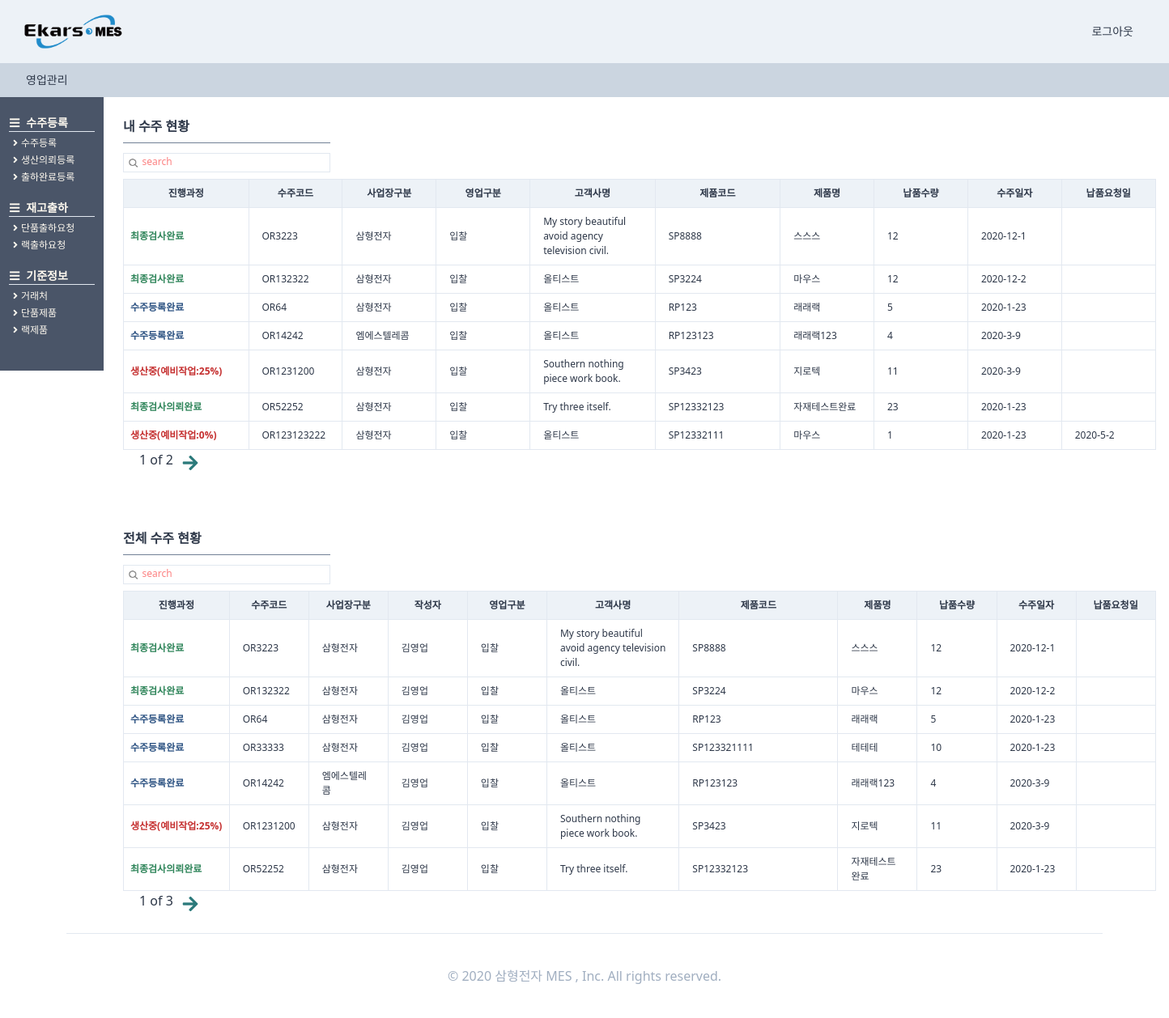
Before: /orders/ordershome/ (signed in) with the older database file.
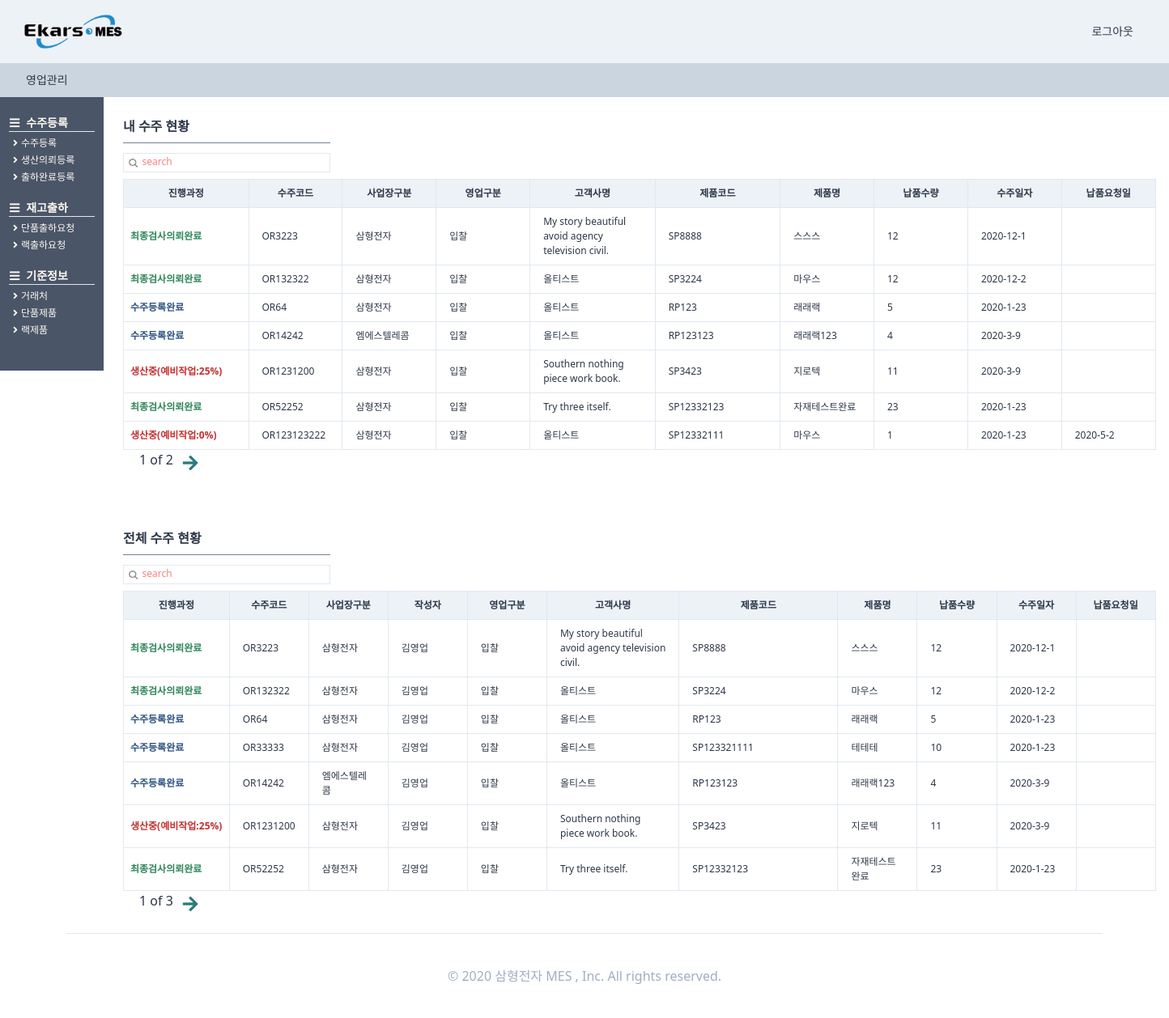
After: the same page with the newer database file.
### orders/models.py (models this page shows, shortened)
class OrderRegister(TimeStampedModel):
    입찰 = "입찰"
    대리점 = "대리점"
    AS = "A/S"
    내부계획 = "내부계획"
    영업구분_CHOICES = ((입찰, "입찰"), (대리점, "대리점"), (AS, "A/S"), (내부계획, "내부계획"))
    삼형전자 = "삼형전자"
    엠에스텔레콤 = "엠에스텔레콤"
    사업장구분_CHOICES = (
        (삼형전자, "삼형전자"),
        (엠에스텔레콤, "엠에스텔레콤"),
    )
    출하완료 = "출하완료"
    출하미완료 = "출하미완료"
    출하구분_CHOICES = (
        (출하완료, "출하완료"),
        (출하미완료, "출하미완료"),
    )
    단품 = "단품"
    랙 = "랙"
    제품구분_CHOICES = (
        (단품, "단품"),
        (랙, "랙"),
    )
    작성자 = models.ForeignKey(
        users_models.User,
        related_name="수주등록",
        on_delete=models.SET_NULL,
        null=True,
        blank=True,
    )
    수주코드 = models.CharField(max_length=50)
    영업구분 = models.CharField(choices=영업구분_CHOICES, max_length=10, blank=True, default=입찰)
    제품구분 = models.CharField(choices=제품구분_CHOICES, max_length=10, blank=True, default=단품)
    사업장구분 = models.CharField(
        choices=사업장구분_CHOICES, max_length=10, blank=True, default=삼형전자
    )
    수주일자 = models.DateField(auto_now=False, auto_now_add=False)
    고객사명 = models.ForeignKey(
        SI_models.CustomerPartner,
        related_name="수주등록",
        on_delete=models.SET_NULL,
        null=True,
        blank=True,
    )
    현장명 = models.CharField(max_length=50)
    납품요청일 = models.DateField(auto_now=False, auto_now_add=False, blank=True, null=True)
    납품수량 = models.IntegerField()
    특이사항 = models.TextField(blank=True)
    단품모델 = models.ForeignKey(
        SI_models.SingleProduct,
        related_name="수주등록",
        on_delete=models.SET_NULL,
        null=True,
        blank=True,
    )
    랙모델 = models.ForeignKey(
        SI_models.RackProduct,
        related_name="수주등록",
        on_delete=models.SET_NULL,
        null=True,
        blank=True,
    )
    출하구분 = models.CharField(
        choices=출하구분_CHOICES, max_length=10, blank=True, default=출하미완료
    )
    class Meta:
        verbose_name = "수주등록"
        verbose_name_plural = "수주등록"
    def process(self):
        try:
            pro = self.생산요청
            try:
                cess = self.생산요청.생산계획.현재공정
                pro = self.생산요청.생산계획.현재공정달성율
                try:
                    pro = self.생산요청.생산계획.작업지시서.작업지시서등록.최종검사
                    try:
                        pro = self.생산요청.생산계획.작업지시서.작업지시서등록.최종검사.최종검사등록
                        return "최종검사완료"
                    except:
                        return "최종검사의뢰완료"
                except:
                    return f"생산중({cess}:{pro})"
            except:
                return "생산의뢰완료"
        except:
            return "수주등록완료"

### producemanages/models.py (models this page shows, shortened)
class ProduceRegister(TimeStampedModel):
    예비작업 = "예비작업"
    조립 = "조립"
    검사 = "검사"
    현재공정_CHOICES = (
        (예비작업, "예비작업"),
        (조립, "조립"),
        (검사, "검사"),
    )
    사영 = "0%"
    사일 = "25%"
    사이 = "50%"
    사삼 = "75%"
    사사 = "100%"
    현재공정달성율_CHOICES = (
        (사영, "0%"),
        (사일, "25%"),
        (사이, "50%"),
        (사삼, "75%"),
        (사사, "100%"),
    )
    작성자 = models.ForeignKey(
        users_models.User,
        related_name="생산계획등록",
        on_delete=models.SET_NULL,
        null=True,
        blank=True,
    )
    생산계획등록코드 = models.CharField(max_length=50)
    생산의뢰 = models.OneToOneField(
        orders_models.OrderProduce,
        related_name="생산계획",
        on_delete=models.SET_NULL,
        null=True,
    )
    현재공정 = models.CharField(
        choices=현재공정_CHOICES, max_length=10, null=True, default=예비작업
    )
    현재공정달성율 = models.CharField(
        choices=현재공정달성율_CHOICES, max_length=10, null=True, default=사영
    )
    계획생산량 = models.IntegerField(null=True)
    일일생산량 = models.IntegerField(null=True)
    누적생산량 = models.IntegerField(null=True, blank=True)
    특이사항 = models.CharField(max_length=100, null=True, blank=True)
    class Meta:
        verbose_name = "생산계획등록"
        verbose_name_plural = "생산계획등록"
    def successrate(self):
        if self.누적생산량 is None:
            return f"0%"
        else:
            rate = (self.누적생산량 / self.계획생산량) * 100
            rate = round(rate, 2)
            return f"{rate}%"
    successrate.short_description = "계획 생산량 달성율"

### StandardInformation/models.py (models this page shows, shortened)
class CustomerPartner(TimeStampedModel):
    고객 = "고객"
    대리점 = "대리점"
    공급처 = "공급처"
    거래처_CHOICES = (
        (고객, "고객"),
        (대리점, "대리점"),
        (공급처, "공급처"),
    )
    고객작성자 = models.ForeignKey(
        "users.User", related_name="고객거래처작성자", on_delete=models.SET_NULL, null=True
    )
    작성일 = models.DateField(auto_now=True, auto_now_add=False)
    거래처구분 = models.CharField(choices=거래처_CHOICES, max_length=4, default=공급처)
    거래처코드 = models.CharField(max_length=50, null=True)
    거래처명 = models.CharField(max_length=70, null=True)
    사업자등록번호 = models.CharField(max_length=50, null=True)
    고객담당자 = models.ForeignKey(
        "users.User", related_name="고객거래처담당자", on_delete=models.SET_NULL, null=True
    )
    연락처 = models.CharField(max_length=50, blank=True)
    이메일 = models.EmailField(max_length=254)
    사업장주소 = models.CharField(max_length=70, blank=True, null=True)
    사업자등록증첨부 = models.FileField(blank=True, null=True)
    특이사항 = models.TextField(blank=True, null=True)
    사용여부 = models.BooleanField(default=False)
    class Meta:
        verbose_name = "고객"
        verbose_name_plural = "고객"
    def __str__(self):
        return self.거래처명

class SingleProduct(TimeStampedModel):
    작성자 = models.ForeignKey(
        "users.User", related_name="단품제품작성자", on_delete=models.SET_NULL, null=True
    )
    작성일 = models.DateField(auto_now=True, auto_now_add=False)
    모델코드 = models.CharField(max_length=80, blank=True)
    모델명 = models.CharField(max_length=30, blank=True)
    규격 = models.CharField(max_length=80, blank=True)
    단위 = models.CharField(max_length=10, blank=True)
    단가 = models.IntegerField(null=True)
    class Meta:
        verbose_name = "단품제품"
        verbose_name_plural = "단품제품"

### users/models.py (models this page shows, shortened)
class User(AbstractUser,TimeStampedModel):
    부서 = models.ForeignKey(
        "Part", related_name="user", on_delete=models.CASCADE, null=True
    )
    class Meta:
        verbose_name = "사용자"
        verbose_name_plural = "사용자"

### orders/views.py (the view, shortened to what this page needs)
# urls.py: path("ordershome/", views.ordershome, name="ordershome"),
def ordershome(request):
    user = request.user
    search_m = request.GET.get("search_m")
    search = request.GET.get("search")
    if search_m is None:
        order_m = (
            models.OrderRegister.objects.filter(작성자=user)
            .filter(출하구분="출하미완료")
            .order_by("-created")
        )
        s_bool_m = False
    if search is None:
        order = models.OrderRegister.objects.all().order_by("-created")
        s_bool = False
    pagediv = 7
    totalpage_m = int(math.ceil(len(order_m) / pagediv))
    paginator_m = Paginator(order_m, pagediv, orphans=0)
    page_m = request.GET.get("page_m", "1")
    order_m = paginator_m.get_page(page_m)
    nextpage_m = int(page_m) + 1
    previouspage_m = int(page_m) - 1
    notsamebool_m = True
    totalpage = int(math.ceil(len(order) / pagediv))
    paginator = Paginator(order, pagediv, orphans=0)
    page = request.GET.get("page", "1")
    order = paginator.get_page(page)
    nextpage = int(page) + 1
    previouspage = int(page) - 1
    notsamebool = True
    if int(page_m) == totalpage_m:
        notsamebool_m = False
    if (search_m is None) or (search_m == ""):
        search_m = "search"
    if int(page) == totalpage:
        notsamebool = False
    if (search is None) or (search == ""):
        search = "search"
    return render(
        request,
        "orders/ordershome.html",
        {
            "order_m": order_m,
            "search_m": search_m,
            "page_m": page_m,
            "totalpage_m": totalpage_m,
            "notsamebool_m": notsamebool_m,
            "nextpage_m": nextpage_m,
            "previouspage_m": previouspage_m,
            "s_bool_m": s_bool_m,
            "order": order,
            "search": search,
            "page": page,
            "totalpage": totalpage,
            "notsamebool": notsamebool,
            "nextpage": nextpage,
            "previouspage": previouspage,
            "s_bool": s_bool,
            "최종검사완료": "최종검사완료",
            "최종검사의뢰완료": "최종검사의뢰완료",
            "수주등록완료": "수주등록완료",
            "생산의뢰완료": "생산의뢰완료",
        },
    )

### templates/orders/ordershome.html (shortened to what the changed rows need)
{%extends "base.html"%}
{%load static%}
{% block content %}
<div class="flex">
    {%block main_contens%}
    <div class="flex flex-col">
        <div class="w-11/12 h-full ml-32 -mt-6 font-semibold pt-12 flex flex-col">
            <div class="flex flex-col">
                <div class="p-6">
                    <div class="flew flex-col">
                        <table class="table-fixed font-light text-xs w-full">
                            <thead>
                                <tr>
                                    <th class="border bg-gray-200 px-2 py-2 w-32">진행과정</th>
                                    <th class="border bg-gray-200 px-4 py-2 w-24">수주코드</th>
                                    <th class="border bg-gray-200 px-4 py-2 w-24">사업장구분</th>
                                    <th class="border bg-gray-200 px-4 py-2 w-24">영업구분</th>
                                    <th class="border bg-gray-200 px-4 py-2 w-32">고객사명</th>
                                    <th class="border bg-gray-200 px-4 py-2 w-32">제품코드</th>
                                    <th class="border bg-gray-200 px-4 py-2 w-24">제품명</th>
                                    <th class="border bg-gray-200 px-4 py-2 w-24">납품수량</th>
                                    <th class="border bg-gray-200 px-4 py-2 w-24">수주일자</th>
                                    <th class="border bg-gray-200 px-4 py-2 w-24">납품요청일</th>
                                </tr>
                            </thead>
                            <tbody>
                                {%for list in order_m%}
                                <tr>
                                    <td class="border px-2 py-2 font-bold
                                    {%if list.process == 최종검사완료%}
                                    text-green-700
                                    {%endif%}
                                    {%if list.process == 최종검사의뢰완료%}
                                    text-green-700
                                    {%endif%}
                                    text-red-700 ">
                                        {{list.process}}</td>
                                    <td class="border px-4 py-2  hover:text-blue-700 hover:font-bold "><a
                                            href="{%url "orders:orderdetail" list.pk %}">
                                            {{list.수주코드}}</a></td>
                                    <td class="border px-4 py-2">{{list.사업장구분}}</td>
                                    <td class="border px-4 py-2">{{list.영업구분}}</td>
                                    <td class="border px-4 py-2">{{list.고객사명}}</td>
                                    {%if list.제품구분 == "단품"%}
                                    <td class="border px-4 py-2">{{list.단품모델.모델코드}}</td>
                                    <td class="border px-4 py-2">{{list.단품모델.모델명}}</td>
                                    {%else%}
                                    <td class="border px-4 py-2">{{list.랙모델.랙시리얼코드}}</td>
                                    <td class="border px-4 py-2">{{list.랙모델.랙모델명}}</td>
                                    {%endif%}
                                    <td class="border px-4 py-2">{{list.납품수량}}</td>
                                    <td class="border px-4 py-2">
                                        {{list.수주일자.year}}-{{list.수주일자.month}}-{{list.수주일자.day}}</td>
                                    <td class="border px-4 py-2">
                                        </td>
                                </tr>
                                {%endfor%}
                            </tbody>
                        </table>
                    </div>
                </div>
            </div>
        </div>
        <div class="w-11/12 h-full mt-5 ml-32 font-semibold flex flex-col">
            <div class="flex flex-col">
                <div class="p-6">
                    <div class="flew flex-col">
                        <table class="table-fixed font-light text-xs w-full">
                            <thead>
                                <tr>
                                    <th class="border bg-gray-200 px-2 py-2 w-32">진행과정</th>
                                    <th class="border bg-gray-200 px-4 py-2 w-24">수주코드</th>
                                    <th class="border bg-gray-200 px-4 py-2 w-24">사업장구분</th>
                                    <th class="border bg-gray-200 px-4 py-2 w-24">작성자</th>
                                    <th class="border bg-gray-200 px-4 py-2 w-24">영업구분</th>
                                    <th class="border bg-gray-200 px-4 py-2 w-40">고객사명</th>
                                    <th class="border bg-gray-200 px-4 py-2 w-48">제품코드</th>
                                    <th class="border bg-gray-200 px-4 py-2 w-24">제품명</th>
                                    <th class="border bg-gray-200 px-4 py-2 w-24">납품수량</th>
                                    <th class="border bg-gray-200 px-4 py-2 w-24">수주일자</th>
                                    <th class="border bg-gray-200 px-4 py-2 w-24">납품요청일</th>
                                </tr>
                            </thead>
                            <tbody>
                                {%for list in order%}
                                <tr>
                                    <td class="border px-2 py-2 font-bold
                                        {%if list.process == 최종검사완료%}
                                        text-green-700
                                        {%endif%}
                                        {%if list.process == 최종검사의뢰완료%}
                                        text-green-700
                                        {%endif%}
                                        text-red-700 ">
                                        {{list.process}}</td>
                                    <td class="border px-4 py-2 font-medium hover:text-blue-700 hover:font-bold"><a
                                            href="{%url "orders:orderdetail" list.pk %}">
                                            {{list.수주코드}}</a></td>
                                    <td class="border px-4 py-2">{{list.사업장구분}}</td>
                                    <td class="border px-4 py-2">{{list.작성자.first_name}}</td>
                                    <td class="border px-4 py-2">{{list.영업구분}}</td>
                                    <td class="border px-4 py-2">{{list.고객사명}}</td>
                                    {%if list.제품구분 == "단품"%}
                                    <td class="border px-4 py-2">{{list.단품모델.모델코드}}</td>
                                    <td class="border px-4 py-2">{{list.단품모델.모델명}}</td>
                                    {%else%}
                                    <td class="border px-4 py-2">{{list.랙모델.랙시리얼코드}}</td>
                                    <td class="border px-4 py-2">{{list.랙모델.랙모델명}}</td>
                                    {%endif%}
                                    <td class="border px-4 py-2">{{list.납품수량}}</td>
                                    <td class="border px-4 py-2">
                                        {{list.수주일자.year}}-{{list.수주일자.month}}-{{list.수주일자.day}}</td>
                                    <td class="border px-4 py-2">
                                        </td>
                                </tr>
                                {%endfor%}
                            </tbody>
                        </table>
                    </div>
                </div>
            </div>
        </div>
    </div>
    {%endblock main_contens %}
</div>
{%endblock content %}

Changed rows visible on the page:
changed OrderRegister "OR3223": process "최종검사완료" → "최종검사의뢰완료"
computed for OrderRegister "OR132322": process "최종검사완료" → "최종검사의뢰완료"
